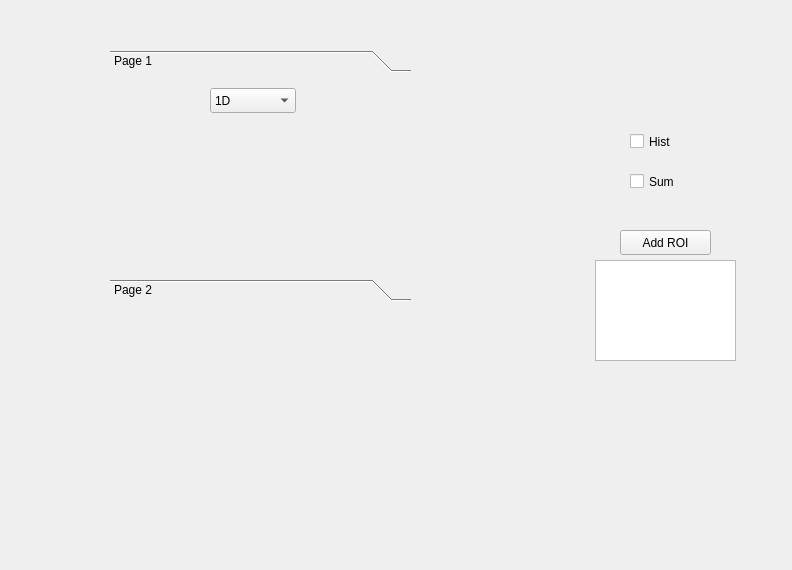
<?xml version="1.0" encoding="UTF-8"?>
<ui version="4.0">
 <class>Form</class>
 <widget class="QWidget" name="Form">
  <property name="geometry">
   <rect>
    <x>0</x>
    <y>0</y>
    <width>792</width>
    <height>570</height>
   </rect>
  </property>
  <property name="windowTitle">
   <string>Form</string>
  </property>
  <widget class="QListWidget" name="listWidget">
   <property name="geometry">
    <rect>
     <x>595</x>
     <y>260</y>
     <width>141</width>
     <height>101</height>
    </rect>
   </property>
  </widget>
  <widget class="QPushButton" name="pushButton">
   <property name="geometry">
    <rect>
     <x>620</x>
     <y>230</y>
     <width>91</width>
     <height>25</height>
    </rect>
   </property>
   <property name="text">
    <string>Add ROI</string>
   </property>
  </widget>
  <widget class="QCheckBox" name="checkBox">
   <property name="geometry">
    <rect>
     <x>630</x>
     <y>130</y>
     <width>92</width>
     <height>23</height>
    </rect>
   </property>
   <property name="text">
    <string>Hist</string>
   </property>
  </widget>
  <widget class="QCheckBox" name="checkBox_2">
   <property name="geometry">
    <rect>
     <x>630</x>
     <y>170</y>
     <width>92</width>
     <height>23</height>
    </rect>
   </property>
   <property name="text">
    <string>Sum</string>
   </property>
  </widget>
  <widget class="QToolBox" name="toolBox">
   <property name="geometry">
    <rect>
     <x>110</x>
     <y>50</y>
     <width>301</width>
     <height>251</height>
    </rect>
   </property>
   <property name="currentIndex">
    <number>0</number>
   </property>
   <widget class="QWidget" name="page">
    <property name="geometry">
     <rect>
      <x>0</x>
      <y>0</y>
      <width>301</width>
      <height>189</height>
     </rect>
    </property>
    <attribute name="label">
     <string>Page 1</string>
    </attribute>
    <widget class="QComboBox" name="comboBox">
     <property name="geometry">
      <rect>
       <x>100</x>
       <y>10</y>
       <width>86</width>
       <height>25</height>
      </rect>
     </property>
     <item>
      <property name="text">
       <string>1D</string>
      </property>
     </item>
     <item>
      <property name="text">
       <string>2D</string>
      </property>
     </item>
     <item>
      <property name="text">
       <string>3D</string>
      </property>
     </item>
    </widget>
   </widget>
   <widget class="QWidget" name="page_2">
    <property name="geometry">
     <rect>
      <x>0</x>
      <y>0</y>
      <width>301</width>
      <height>189</height>
     </rect>
    </property>
    <attribute name="label">
     <string>Page 2</string>
    </attribute>
   </widget>
  </widget>
 </widget>
 <resources/>
 <connections/>
</ui>
